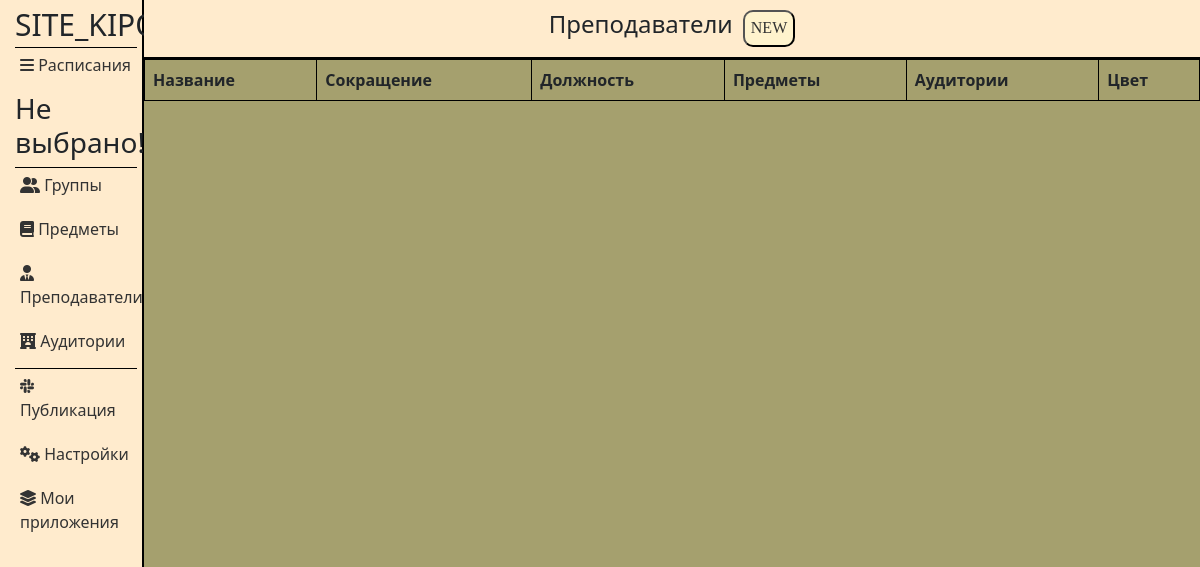
Page /applications/12/teachers/ on the earlier database version.
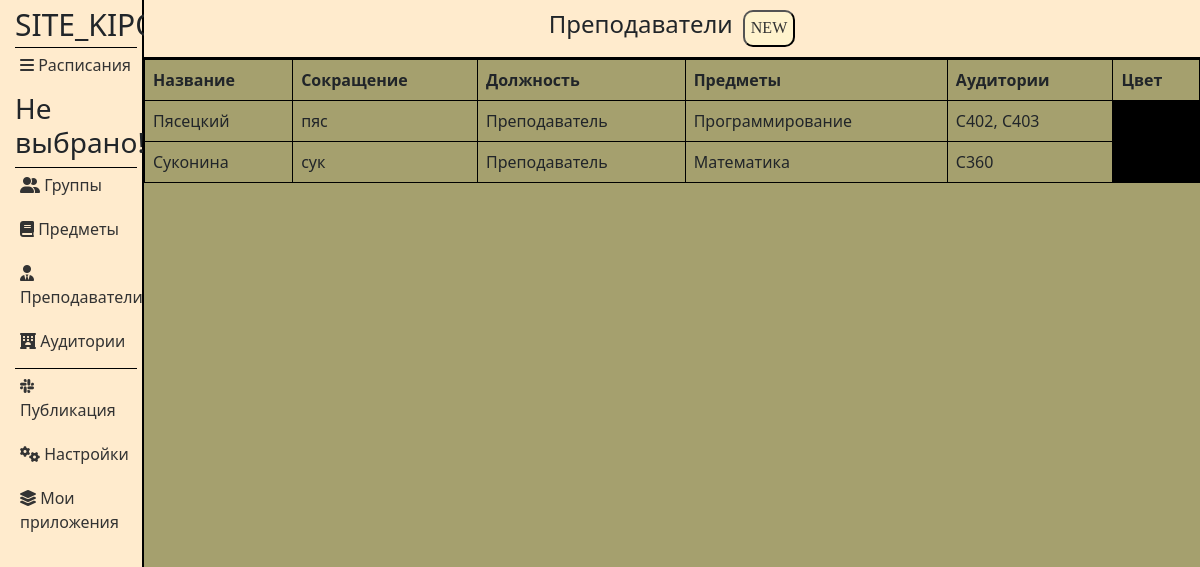
Same page on the later database version.
### applications/models.py (models this page shows, shortened)
class Teachers(models.Model):
    name = models.CharField('Преподаватель', max_length=50)
    abbreviation = models.CharField('Сокращение', max_length=50)
    position = models.CharField('Должность', max_length=50)
    subjects = models.ManyToManyField(Subjects)
    cabinets = models.ManyToManyField(Cabinets)
    color = models.CharField('Цвет', max_length=50)
    application_id = models.ForeignKey(Applications, on_delete=models.CASCADE, related_name='Teachers')
    class Meta:
        verbose_name = 'Преподаватель'
        verbose_name_plural = 'Преподаватели'

class Subjects(models.Model):
    title = models.CharField('Название', max_length=50)
    abbreviation = models.CharField('Сокращение', max_length=50)
    cabinets = models.CharField('Аудитории', max_length=50)
    color = models.CharField('Цвет', max_length=50)
    application_id = models.ForeignKey(Applications, on_delete=models.CASCADE, related_name='Subjects')
    def __str__(self):
        return self.title
    class Meta:
        verbose_name = 'Предмет'
        verbose_name_plural = 'Предметы'

class Cabinets(models.Model):
    title = models.CharField('Название', max_length=50)
    abbreviation = models.CharField('Сокращение', max_length=50)
    seat_number = models.CharField('Количество мест', max_length=50)
    building = models.CharField('Корпус', max_length=50)
    color = models.CharField('Цвет', max_length=50)
    application_id = models.ForeignKey(Applications, on_delete=models.CASCADE, related_name='Cabinets')
    def __str__(self):
        return self.title
    class Meta:
        verbose_name = 'Аудитория'
        verbose_name_plural = 'Аудитории'

### applications/views.py (the view)
def teachers(request, app_id):
    return handle_form(request, app_id, Teachers, TeachersForm, 'applications/teachers.html')

### applications/views.py (called while the page is built)
def find_week_title(request):
    week_title = None
    if request.COOKIES.get('selectedElementId'):
        sched_id = request.COOKIES.get('selectedElementId')
        sched_instance = Schedules.objects.get(id=sched_id)
        week_title = sched_instance.title
    else:
        week_title = 'Не выбрано!'
    return week_title

### applications/templates/applications/teachers.html (shortened to what this page needs)
{% extends 'applications/layout.html' %}
{% load static %}
{% block content %}
<div class="features">
    <header>
        <h1>Преподаватели</h1>
        <button class="popup-btn" id="open_pop_up">NEW</button>
    </header>
   <table class="table">
    <thead>
        <tr>
            <th>Название</th>
            <th>Сокращение</th>
            <th>Должность</th>
            <th>Предметы</th>
            <th>Аудитории</th>
            <th>Цвет</th>
        </tr>
    </thead>
    <tbody>
        {% for el in groups %}
        <tr>
            <td>{{ el.name }}</td>
            <td>{{ el.abbreviation }}</td>
            <td>{{ el.position }}</td>
            <td>
               {{ el.subjects.all|join:", " }}
            </td>
            <td>
                {{ el.cabinets.all|join:", " }}
            </td>
            <td style="background-color:{{ el.color }}"></td>
        </tr>
        {% endfor %}
    </tbody>
</table>
</div>
{% endblock %}

Differences in the rows shown:
added Teachers: name "Пясецкий", abbreviation "пяс", position "Преподаватель", subjects.all "Программирование", cabinets.all "С402, С403"
added Teachers: name "Суконина", abbreviation "сук", position "Преподаватель", subjects.all "Математика", cabinets.all "С360"
